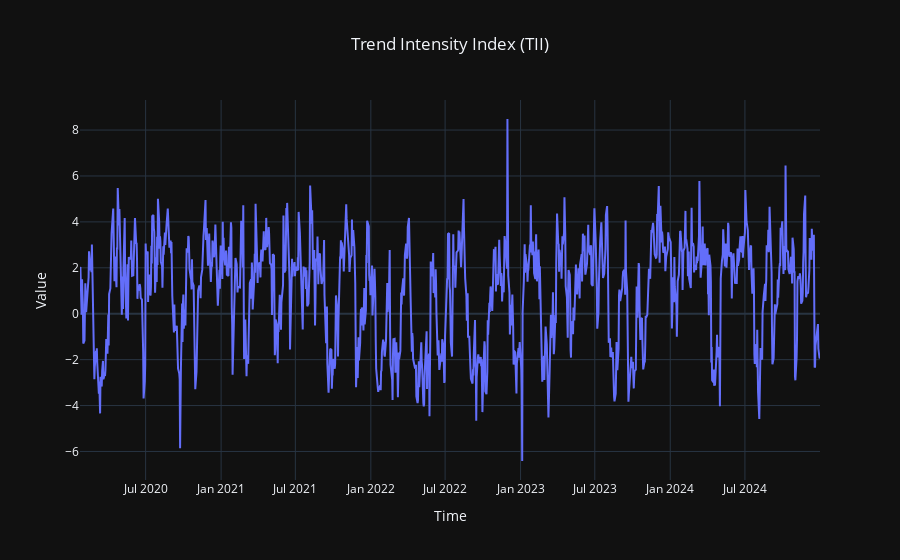

The notebook cell saved with this chart:
### Code cell
fig = go.Figure()
fig.add_trace(go.Scatter(x=df_tii.index, y=df_tii['trend_intensity'], mode='lines', name='TII'))
fig.update_layout(title='Trend Intensity Index (TII)',
                  title_x=0.5,
                  xaxis_title='Time',
                  yaxis_title='Value',
                  template='plotly_dark')
fig.show()

### Figure 1 — Plotly figure (JSON) as saved in the notebook; plotly's stock layout.template omitted (floating-point values rounded to 4 significant figures; data arrays with more than 128 entries replaced by an {"elided": "..."} marker saying what was removed)
{"data": [{"mode": "lines", "name": "TII", "type": "scatter", "x": {"elided": "1244 str values"}, "y": {"elided": "1244 float values"}}], "layout": {"title": {"text": "Trend Intensity Index (TII)", "x": 0.5}, "xaxis": {"title": {"text": "Time"}}, "yaxis": {"title": {"text": "Value"}}}}
